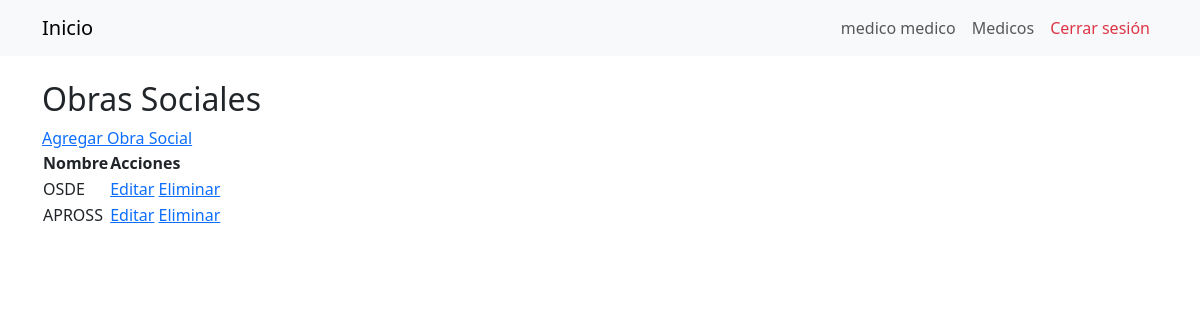
/obra_social/ (signed in), run on the app's committed database.
### Gestion/models/usuario.py (models this page shows, shortened)
class Usuario(AbstractBaseUser):
    dni = models.IntegerField(unique=True)
    nombre = models.CharField(max_length=30)
    apellido = models.CharField(max_length=30)
    email = models.EmailField(max_length=60)
    telefono = models.CharField(max_length=12)
    is_active = models.BooleanField(default=True)
    is_staff = models.BooleanField(default=False)
    is_superuser = models.BooleanField(default=False)
    groups = models.ManyToManyField(
        Group,
        verbose_name='grupos',
        blank=True,
        help_text='Los grupos a los que pertenece el usuario.',
        related_name='user_set'
    )
    user_permissions = models.ManyToManyField(
        Permission,
        verbose_name='permisos',
        blank=True,
        help_text='Permisos específicos para este usuario.',
        related_name='user_set'
    )
    USERNAME_FIELD = 'dni'
    REQUIRED_FIELDS = ['nombre', 'apellido', 'email', 'telefono']
    objects = UsuarioManager()
    def get_full_name(self):
        return f'{self.nombre} {self.apellido}'

### Gestion/models/medico.py (models this page shows, shortened)
class ObraSocial(models.Model):
    nombre = models.CharField(max_length=100)

### Gestion/views.py (the view)
# urls.py: path('obra_social/', views.ObraSocialListView.as_view(), name='obra_social_list'),
class ObraSocialListView(generic.ListView):
    model = ObraSocial
    template_name = 'obraSocial/obra_social_list.html'

### Gestion/templates/obraSocial/obra_social_list.html
{% extends 'base.html' %}
{% block content %}
    <h2>Obras Sociales</h2>
    <a href="{% url 'obra_social_create' %}">Agregar Obra Social</a>
    <table>
        <thead>
            <tr>
                <th>Nombre</th>
                <th>Acciones</th>
            </tr>
        </thead>
        <tbody>
            {% for obra_social in object_list %}
                <tr>
                    <td>{{ obra_social.nombre }}</td>
                    <td>
                        <a href="{% url 'obra_social_update' obra_social.pk %}">Editar</a>
                        <a href="{% url 'obra_social_delete' obra_social.pk %}">Eliminar</a>
                    </td>
                </tr>
            {% endfor %}
        </tbody>
    </table>
{% endblock %}

### Gestion/templates/base.html (shortened to what this page needs)
{% load static %}
<!DOCTYPE html>
<html lang="es">
<head>
    <link href="https://cdn.jsdelivr.net/npm/bootstrap@5.3.0-alpha1/dist/css/bootstrap.min.css" rel="stylesheet">
</head>
<body>
<nav class="navbar navbar-expand-lg navbar-light bg-light">
  <div class="container">
    <a class="navbar-brand" href="{% url 'home' %}">Inicio</a>
    <div class="collapse navbar-collapse" id="navbarSupportedContent">
      <ul class="navbar-nav ms-auto mb-2 mb-lg-0">
        {% if user.is_authenticated %}
          <li class="nav-item">
            <span class="nav-link">{{ user.get_full_name }}</span>
          </li>
          <li class="nav-item">
            <span class="nav-link">{{ user.groups.first.name }}</span>
          </li>
          <li class="nav-item">
            <a class="nav-link text-danger " href="{% url 'logout' %}">Cerrar sesión</a>
          </li>
        {% endif %}
      </ul>
    </div>
  </div>
</nav>
<div class="container mt-4">
  {% block content %}
  {% endblock %}
</div>
</body>
</html>

### data on the page
Usuario: get_full_name "medico medico", groups.first.name "Medicos"
ObraSocial: nombre "OSDE"
ObraSocial: nombre "APROSS"
